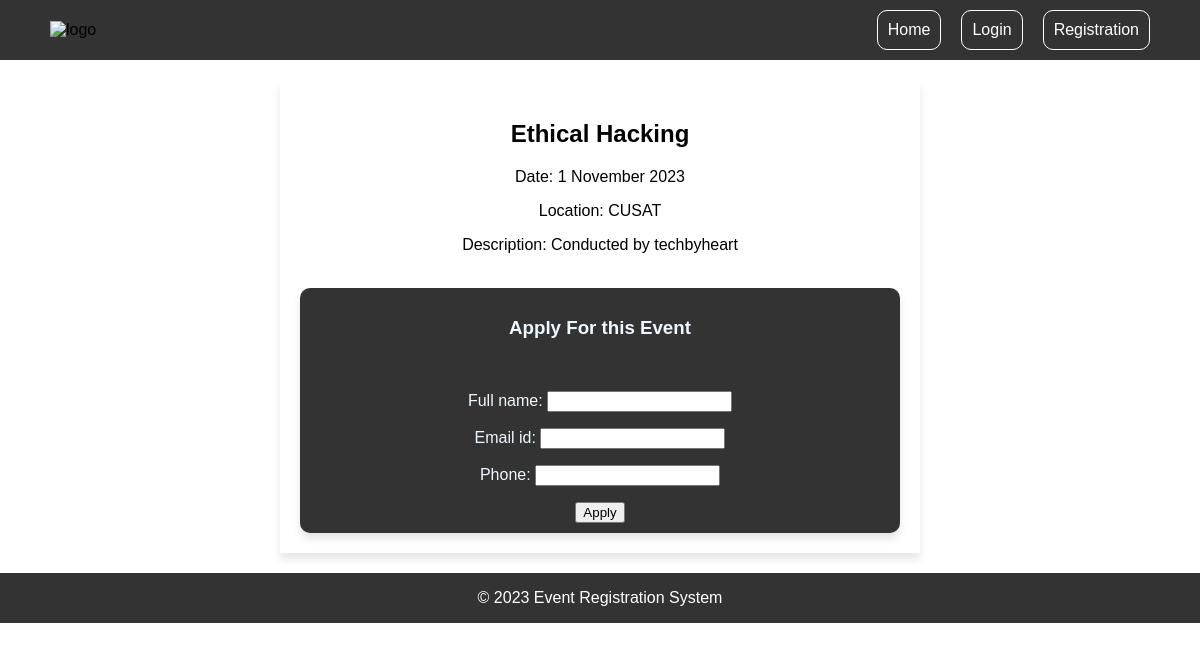
Screenshot of /event-details/2 with the database file from the repository.
### eventapp/models.py (models this page shows, shortened)
class Event(models.Model):
    event_title = models.CharField(max_length=120)
    location = models.CharField(max_length=70)
    date = models.CharField(max_length=70)
    description = models.TextField()

### eventapp/views.py (the view)
# urls.py: path('event-details/<int:pk>',views.eventdetail,name='eventdetail')
def eventdetail(request, pk):
    event_single = Event.objects.get(pk=pk)
    if request.method == 'POST' :
        form = Applicantform(request.POST)
        if form.is_valid():
            applicant = form.save(commit=False)
            applicant.event = event_single
            applicant.save()
    form = Applicantform()
    context ={
        'event' : event_single,
        'form' : form
    }
    return render(request,'details.html',context)

### eventapp/forms.py
class Applicantform(forms.ModelForm):
    class Meta:
        model = Applicant
        fields = ['full_name','email_id','phone']

### eventapp/templates/details.html (shortened to what this page needs)
<!DOCTYPE html>
{% load static %}
<html lang="en">
<head>
    <link rel="stylesheet" href="{% static 'style.css' %}">
</head>
<body>
    <header>
        <img id="logo" src="https://efuturex.com/static/assets/img/EFUTUREX-Logo.png" alt="logo" >
        <nav>
            <a class="nav-links" href="">Home</a>
            <a class="nav-links" href="">Login</a>
            <a class="nav-links" href="">Registration</a>
        </nav>
    </header>
    <section id="event-details">
        <h2 class="event-title">{{event.event_title}}</h2>
        <p class="event-date">Date: {{event.date}}</p>
        <p class="event-loaction">Location: {{event.location}}</p>
        <p class="event-description">Description: {{event.description}}</p><br>
        <form action="{% url 'eventdetail' event.pk %}" method="POST" class="forms">
            <h3>Apply For this Event</h3><br>
            {{form.as_p}}
            <input type="submit" value="Apply">
        </form>
    </section>
    <footer>
        <p>© 2023 Event Registration System</p>
    </footer>
</body>
</html>

### eventapp/static/style.css (style rules this page uses)
body { margin: 0; padding: 0; font-family: Arial, Helvetica, sans-serif; height: auto; }
header { background-color: #333; display: flex; justify-content:space-between; align-items: center; padding: 10px 50px; }
#logo { width: 6.25%; }
nav { display: flex; gap: 20px; }
.nav-links { color: white; text-decoration: none; border: 1px solid white; padding: 10px; border-radius: 10px; }
footer { width: 100%; background-color: #333; display: flex; justify-content: center; align-items: center; color: white; }
#event-details { max-width: 600px; text-align: center; box-shadow: 0 6px 8px rgba(0,0,0,0.1); padding: 20px; margin: 20px auto; }
.forms { box-shadow: 0 6px 8px rgba(0,0,0,0.1); background-color:#333; color: aliceblue; border-radius: 10px; padding: 10px; }

### rows the page displays
Event: event_title "Ethical Hacking", date "1 November 2023", location "CUSAT", description "Conducted by techbyheart"
